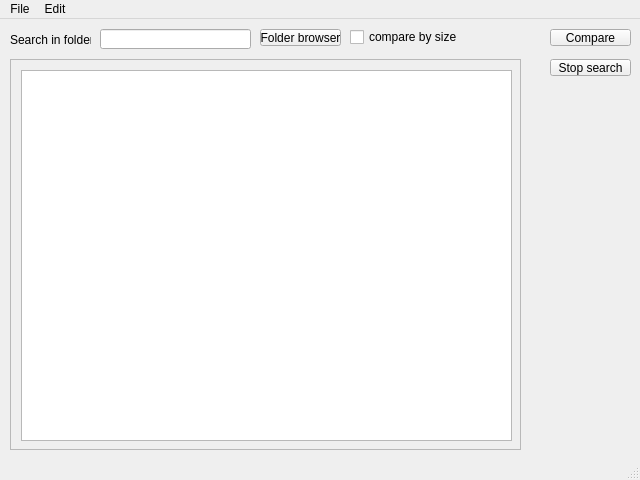
<?xml version="1.0" encoding="UTF-8"?>
<ui version="4.0">
 <class>MainWindow</class>
 <widget class="QMainWindow" name="MainWindow">
  <property name="geometry">
   <rect>
    <x>0</x>
    <y>0</y>
    <width>640</width>
    <height>480</height>
   </rect>
  </property>
  <property name="windowTitle">
   <string>MainWindow</string>
  </property>
  <widget class="QWidget" name="centralwidget">
   <widget class="QLineEdit" name="folderName">
    <property name="geometry">
     <rect>
      <x>100</x>
      <y>10</y>
      <width>151</width>
      <height>20</height>
     </rect>
    </property>
   </widget>
   <widget class="QScrollArea" name="scrollArea">
    <property name="geometry">
     <rect>
      <x>10</x>
      <y>40</y>
      <width>511</width>
      <height>391</height>
     </rect>
    </property>
    <property name="widgetResizable">
     <bool>true</bool>
    </property>
    <widget class="QWidget" name="scrollAreaWidgetContents">
     <property name="geometry">
      <rect>
       <x>0</x>
       <y>0</y>
       <width>509</width>
       <height>389</height>
      </rect>
     </property>
     <widget class="QWidget" name="widget" native="true">
      <property name="geometry">
       <rect>
        <x>10</x>
        <y>10</y>
        <width>491</width>
        <height>371</height>
       </rect>
      </property>
      <widget class="QListWidget" name="listWidget">
       <property name="geometry">
        <rect>
         <x>0</x>
         <y>0</y>
         <width>491</width>
         <height>371</height>
        </rect>
       </property>
      </widget>
     </widget>
    </widget>
   </widget>
   <widget class="QPushButton" name="folderSearch">
    <property name="geometry">
     <rect>
      <x>260</x>
      <y>10</y>
      <width>81</width>
      <height>17</height>
     </rect>
    </property>
    <property name="text">
     <string>Folder browser</string>
    </property>
   </widget>
   <widget class="QLabel" name="label">
    <property name="geometry">
     <rect>
      <x>10</x>
      <y>10</y>
      <width>81</width>
      <height>21</height>
     </rect>
    </property>
    <property name="text">
     <string>Search in folder</string>
    </property>
   </widget>
   <widget class="QCheckBox" name="SearchBySize">
    <property name="geometry">
     <rect>
      <x>350</x>
      <y>10</y>
      <width>141</width>
      <height>16</height>
     </rect>
    </property>
    <property name="text">
     <string>compare by size</string>
    </property>
   </widget>
   <widget class="QPushButton" name="Compare">
    <property name="geometry">
     <rect>
      <x>550</x>
      <y>10</y>
      <width>81</width>
      <height>17</height>
     </rect>
    </property>
    <property name="text">
     <string>Compare</string>
    </property>
   </widget>
   <widget class="QPushButton" name="stopSearch">
    <property name="enabled">
     <bool>true</bool>
    </property>
    <property name="geometry">
     <rect>
      <x>550</x>
      <y>40</y>
      <width>81</width>
      <height>17</height>
     </rect>
    </property>
    <property name="text">
     <string>Stop search</string>
    </property>
   </widget>
  </widget>
  <widget class="QMenuBar" name="menubar">
   <property name="geometry">
    <rect>
     <x>0</x>
     <y>0</y>
     <width>640</width>
     <height>18</height>
    </rect>
   </property>
   <widget class="QMenu" name="menuFile">
    <property name="title">
     <string>File</string>
    </property>
    <addaction name="actionNew"/>
    <addaction name="actionSave"/>
    <addaction name="separator"/>
    <addaction name="actionExit"/>
   </widget>
   <widget class="QMenu" name="menuEdit">
    <property name="title">
     <string>Edit</string>
    </property>
    <addaction name="actionCopy"/>
    <addaction name="actionPaste"/>
   </widget>
   <addaction name="menuFile"/>
   <addaction name="menuEdit"/>
  </widget>
  <widget class="QStatusBar" name="statusbar"/>
  <action name="actionExit">
   <property name="text">
    <string>Exit</string>
   </property>
   <property name="statusTip">
    <string>Exit</string>
   </property>
   <property name="shortcut">
    <string>Ctrl+X</string>
   </property>
  </action>
  <action name="actionCopy">
   <property name="text">
    <string>Copy</string>
   </property>
   <property name="statusTip">
    <string>Copy</string>
   </property>
   <property name="shortcut">
    <string>Ctrl+C</string>
   </property>
  </action>
  <action name="actionPaste">
   <property name="text">
    <string>Paste</string>
   </property>
   <property name="statusTip">
    <string>Paste</string>
   </property>
   <property name="shortcut">
    <string>Ctrl+V</string>
   </property>
  </action>
  <action name="actionNew">
   <property name="text">
    <string>New</string>
   </property>
   <property name="statusTip">
    <string>Create a new search</string>
   </property>
   <property name="shortcut">
    <string>Ctrl+N</string>
   </property>
  </action>
  <action name="actionSave">
   <property name="text">
    <string>Save</string>
   </property>
   <property name="statusTip">
    <string>Save a new search</string>
   </property>
   <property name="shortcut">
    <string>Ctrl+S</string>
   </property>
  </action>
 </widget>
 <resources/>
 <connections>
  <connection>
   <sender>SearchBySize</sender>
   <signal>clicked()</signal>
   <receiver>MainWindow</receiver>
   <slot>SearchBySize_clicked()</slot>
   <hints>
    <hint type="sourcelabel">
     <x>390</x>
     <y>35</y>
    </hint>
    <hint type="destinationlabel">
     <x>319</x>
     <y>239</y>
    </hint>
   </hints>
  </connection>
  <connection>
   <sender>folderSearch</sender>
   <signal>clicked()</signal>
   <receiver>MainWindow</receiver>
   <slot>folderSearch_clicked()</slot>
   <hints>
    <hint type="sourcelabel">
     <x>300</x>
     <y>36</y>
    </hint>
    <hint type="destinationlabel">
     <x>319</x>
     <y>239</y>
    </hint>
   </hints>
  </connection>
  <connection>
   <sender>Compare</sender>
   <signal>clicked()</signal>
   <receiver>MainWindow</receiver>
   <slot>Compare_clicked()</slot>
   <hints>
    <hint type="sourcelabel">
     <x>590</x>
     <y>36</y>
    </hint>
    <hint type="destinationlabel">
     <x>319</x>
     <y>239</y>
    </hint>
   </hints>
  </connection>
  <connection>
   <sender>stopSearch</sender>
   <signal>clicked()</signal>
   <receiver>MainWindow</receiver>
   <slot>stopSearch_clicked()</slot>
   <hints>
    <hint type="sourcelabel">
     <x>590</x>
     <y>66</y>
    </hint>
    <hint type="destinationlabel">
     <x>319</x>
     <y>239</y>
    </hint>
   </hints>
  </connection>
 </connections>
 <slots>
  <slot>folderSearch_clicked()</slot>
  <slot>SearchBySize_clicked()</slot>
  <slot>Compare_clicked()</slot>
  <slot>stopSearch_clicked()</slot>
 </slots>
</ui>
